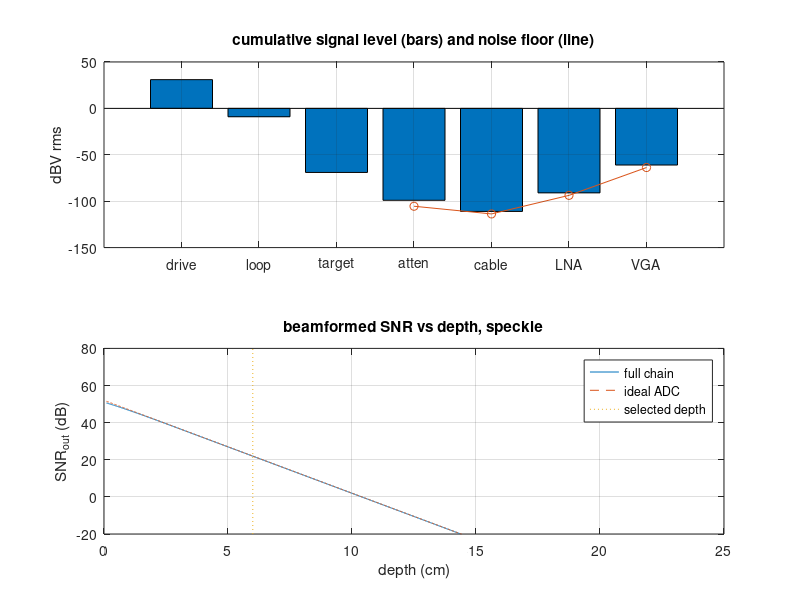

Write the MATLAB code that produced this figure.
%% m20_link_budget.m
% Link budget from transmit voltage to beamformed SNR (Module 20.8, Demo 20.7).
%   Voc   = Vtx * 10^((Gloop + R - 2*alpha*f0*z)/20)     open-circuit echo (peak)
%   H, Zs from the BVD element + cable + LNA model at f0 (as m20_noise_budget.m)
%   noise at the LNA input: (4kT Re Zs + en^2 + in^2 |Zs|^2) * B, B = fbw*f0
%   TGC: VGA gain puts the echo at the target dBFS, clamped to [vmin, vmax]
%   ADC noise in band: full-scale-sine rms * 10^(-SNRadc/20) * sqrt(B/(fs/2))
%   SNRout = SNRch + 10log10(Gbf), Gbf = N (point) or (2N^2+1)/(3N) (speckle)
% What to change: any parameter in the first cell (drive, f0, attenuation,
%   cable, LNA, VGA range, bits, channels, target).
% Expected output (defaults): Voc -96.02 dBV peak, |H| -12.00 dB, input noise
%   2.06 uV rms, SNRch 2.62 dB, VGA +30 dB, -58.0 dBFS, ADC penalty 0.07 dB,
%   SNRout 21.93 dB, penetration 10.4 cm; without the cable 24.83 dB.
clear; close all; rng(1);

%% Parameters (the Demo 20.7 defaults)
P.Vtx  = 50;      % drive voltage, peak (V)
P.f0   = 5e6;     % centre frequency (Hz)
P.fbw  = 0.7;     % noise bandwidth as a fraction of f0
P.al   = 0.5;     % attenuation (dB/cm/MHz)
P.z    = 6;       % depth (cm)
P.Gl   = -40;     % element pulse-echo loop gain, perfect reflector at focus (dB), illustrative
P.R    = -60;     % target reflectivity re perfect reflector (dB): speckle
P.speck= 1;       % 1 = speckle coherence gain (2N^2+1)/(3N), 0 = point target (N)
P.Cc   = 150e-12; % cable capacitance (F)
P.en   = 0.8e-9;  % LNA voltage noise (V/rtHz)
P.in   = 1.5e-12; % LNA current noise (A/rtHz)
P.Glna = 20;      % LNA gain (dB)
P.vmin = -10; P.vmax = 30;   % VGA gain range (dB)
P.tgt  = -40;     % TGC target for the echo (dBFS)
P.bits = 12; P.Limp = 3;     % ADC bits, implementation loss (dB)
P.fs   = 40e6;    % sample rate (Hz)
P.Vfs  = 2;       % ADC full scale (Vpp)
P.N    = 128;     % receive channels
kB = 1.380649e-23; T0 = 290;
% element model (BVD) and input capacitance
C0 = 30e-12; k2 = 0.4; Q = 2; Cin = 15e-12;

%% Model (anonymous functions of the parameter struct p)
w0f  = @(p) 2*pi*p.f0;
Cmf  = C0*k2/(1-k2);
Zef  = @(p) 1 ./ (1./(1/(w0f(p)*Cmf*Q)) + 1i*w0f(p)*C0);   % at resonance the motional branch is Rm
Zlf  = @(p) 1 ./ (1i*w0f(p)*(p.Cc + Cin));
Hf   = @(p) abs(Zlf(p) ./ (Zef(p) + Zlf(p)));
Zsf  = @(p) Zef(p).*Zlf(p) ./ (Zef(p) + Zlf(p));
Sn   = @(p) 4*kB*T0*real(Zsf(p)) + p.en^2 + p.in^2*abs(Zsf(p))^2;     % V^2/Hz at LNA input
Bf   = @(p) p.fbw*p.f0;
Vocf = @(p) p.Vtx * 10^((p.Gl + p.R - 2*p.al*p.f0/1e6*p.z)/20);
Vinf = @(p) Vocf(p)*Hf(p);
vnf  = @(p) sqrt(Sn(p)*Bf(p));
gf   = @(p) min(p.vmax, max(p.vmin, p.tgt - 20*log10(Vinf(p)*10^(p.Glna/20)/(p.Vfs/2))));
Gtf  = @(p) p.Glna + gf(p);
vqf  = @(p) (p.Vfs/2/sqrt(2)) * 10^(-(6.02*p.bits + 1.76 - p.Limp)/20) * sqrt(Bf(p)/(p.fs/2));
snrch= @(p) 20*log10( (Vinf(p)*10^(Gtf(p)/20)/sqrt(2)) / sqrt((vnf(p)*10^(Gtf(p)/20))^2 + vqf(p)^2) );
gbf  = @(p) p.speck*10*log10((2*p.N^2+1)/(3*p.N)) + (1-p.speck)*10*log10(p.N);
snro = @(p) snrch(p) + gbf(p);

%% Stage table at the default depth
p = P; dBv = @(v) 20*log10(v);
Gt = Gtf(p); Va = Vinf(p)*10^(Gt/20); vna = vnf(p)*10^(Gt/20);
fprintf('%-34s %9s %12s %12s %9s\n', 'stage', 'gain dB', 'signal dBV', 'noise dBV', 'SNR dB');
fprintf('%-34s %9s %12.2f\n', sprintf('drive %g V peak (rms)', p.Vtx), '', dBv(p.Vtx/sqrt(2)));
fprintf('%-34s %9.2f\n', 'loop gain', p.Gl);
fprintf('%-34s %9.2f\n', 'target', p.R);
fprintf('%-34s %9.2f\n', 'two-way attenuation', -2*p.al*p.f0/1e6*p.z);
elN = sqrt(4*kB*T0*real(Zef(p))*Bf(p));
fprintf('%-34s %9s %12.2f %12.2f %9.2f\n', 'open-circuit echo (rms)', '', dBv(Vocf(p)/sqrt(2)), dBv(elN), dBv(Vocf(p)/sqrt(2)/elN));
fprintf('%-34s %9.2f\n', 'cable / interface |H|', dBv(Hf(p)));
fprintf('%-34s %9s %12.2f %12.2f %9.2f\n', 'LNA input', '', dBv(Vinf(p)/sqrt(2)), dBv(vnf(p)), dBv(Vinf(p)/sqrt(2)/vnf(p)));
fprintf('%-34s %9.2f\n', 'LNA gain', p.Glna);
fprintf('%-34s %9.2f\n', 'VGA (TGC) gain', gf(p));
fprintf('%-34s %9s %12.2f %12.2f %9.2f\n', 'ADC input', '', dBv(Va/sqrt(2)), dBv(sqrt(vna^2 + vqf(p)^2)), snrch(p));
fprintf('%-34s %9.2f\n', 'beamforming gain', gbf(p));
fprintf('%-34s %9s %12s %12s %9.2f\n', 'output SNR', '', '', '', snro(p));
fprintf('\nVoc = %.2f dBV peak (%.2f uV), Vin = %.2f uV peak, input noise %.3f uV rms (%.3f nV/rtHz)\n', ...
  dBv(Vocf(p)), Vocf(p)*1e6, Vinf(p)*1e6, vnf(p)*1e6, sqrt(Sn(p))*1e9);
fprintf('echo at ADC %.1f dBFS, analog noise at ADC %.3f mV rms, ADC noise in band %.1f uV rms\n', dBv(Va/(p.Vfs/2)), vna*1e3, vqf(p)*1e6);
q = p; q.Limp = -300; pen = snrch(q) - snrch(p);
fprintf('ADC penalty %.3f dB; LSB %.1f uV; analog noise = %.2f LSB rms\n', pen, p.Vfs/2^p.bits*1e6, vna/(p.Vfs/2^p.bits));

%% SNR versus depth and penetration
z = 0.1:0.01:25; s = zeros(size(z)); sa = s; sq = s;
for j = 1:numel(z)
  q = P; q.z = z(j); s(j) = snro(q);
  q.Limp = -300; sa(j) = snro(q);                      % ideal ADC
end
iz = find(s(1:end-1) > 0 & s(2:end) <= 0, 1);
zpen = z(iz) + 0.01*s(iz)/(s(iz) - s(iz+1));
fprintf('\nnoise-limited penetration (SNRout = 0 dB): %.2f cm\n', zpen);
q = P; q.Cc = 0;       fprintf('no cable: SNRout %.2f dB (+%.2f dB)\n', snro(q), snro(q) - snro(P));
q = P; q.Vtx = 100;    fprintf('100 V drive: SNRout %.2f dB\n', snro(q));
q = P; q.R = -20; q.speck = 0; fprintf('strong interface (point) at 6 cm: SNRout %.2f dB, echo %.1f dBFS\n', snro(q), dBv(Vinf(q)*10^(Gtf(q)/20)/(q.Vfs/2)));
q = P; q.vmax = 0;     fprintf('VGA max 0 dB: SNRout %.2f dB (ADC-limited)\n', snro(q));

%% Figures
figure('Name','m23 link budget');
st = [dBv(P.Vtx/sqrt(2)), P.Gl, P.R, -2*P.al*P.f0/1e6*P.z, dBv(Hf(P)), P.Glna, gf(P)];
lev = cumsum(st);
subplot(2,1,1);
bar(1:7, lev); hold on; plot([4 5 6 7], dBv([elN vnf(P) vnf(P)*10^(P.Glna/20) vna]), 'o-'); hold off; grid on;
set(gca, 'XTick', 1:7, 'XTickLabel', {'drive','loop','target','atten','cable','LNA','VGA'});
ylabel('dBV rms'); title('cumulative signal level (bars) and noise floor (line)');
subplot(2,1,2);
plot(z, s, '-', z, sa, '--', [P.z P.z], [-20 80], ':'); grid on; ylim([-20 80]);
xlabel('depth (cm)'); ylabel('SNR_{out} (dB)'); legend('full chain', 'ideal ADC', 'selected depth'); title('beamformed SNR vs depth, speckle');
